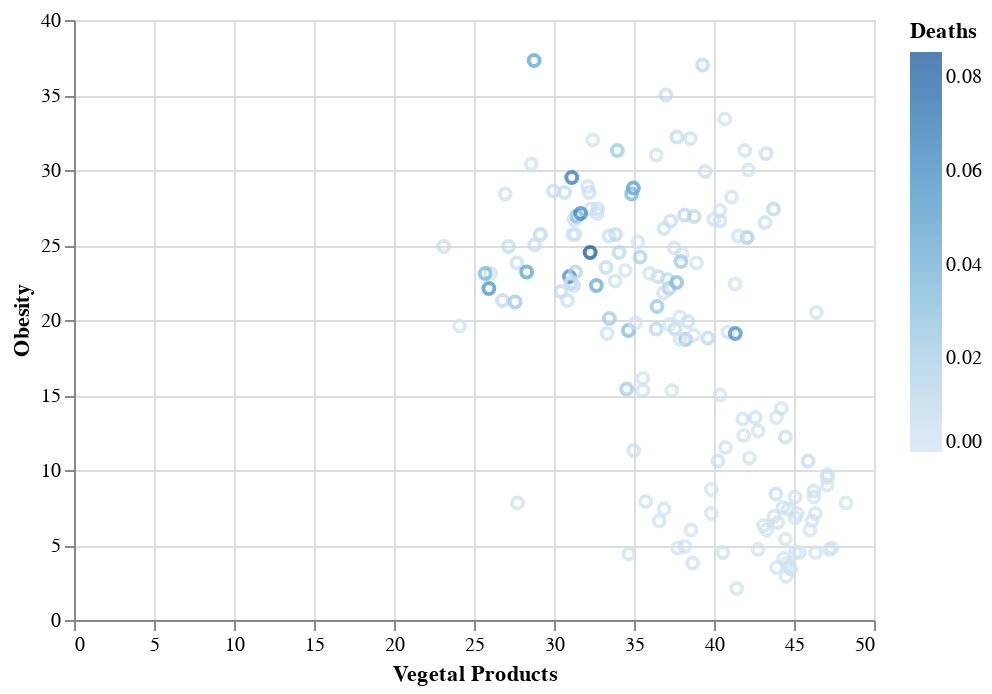

The code cell stored with this chart in its notebook:
### Code cell
import altair as alt

alt.Chart(covid_food_data).mark_point().encode(
    x='Vegetal Products',
    y='Obesity',
    color='Deaths'
).interactive()

### Figure 1 — Vega-Lite specification as saved in the notebook (floating-point values rounded to 4 significant figures; data arrays with more than 128 entries replaced by an {"elided": "..."} marker saying what was removed)
{"config": {"view": {"continuousWidth": 400, "continuousHeight": 300}}, "data": {"name": "data-44c34c5a2500197871471894b3240c99"}, "mark": "point", "encoding": {"color": {"type": "quantitative", "field": "Deaths"}, "x": {"type": "quantitative", "field": "Vegetal Products"}, "y": {"type": "quantitative", "field": "Obesity"}}, "selection": {"selector002": {"type": "interval", "bind": "scales", "encodings": ["x", "y"]}}, "$schema": "https://vega.github.io/schema/vega-lite/v4.8.1.json", "datasets": {"data-44c34c5a2500197871471894b3240c99": {"elided": "161 records"}}}
